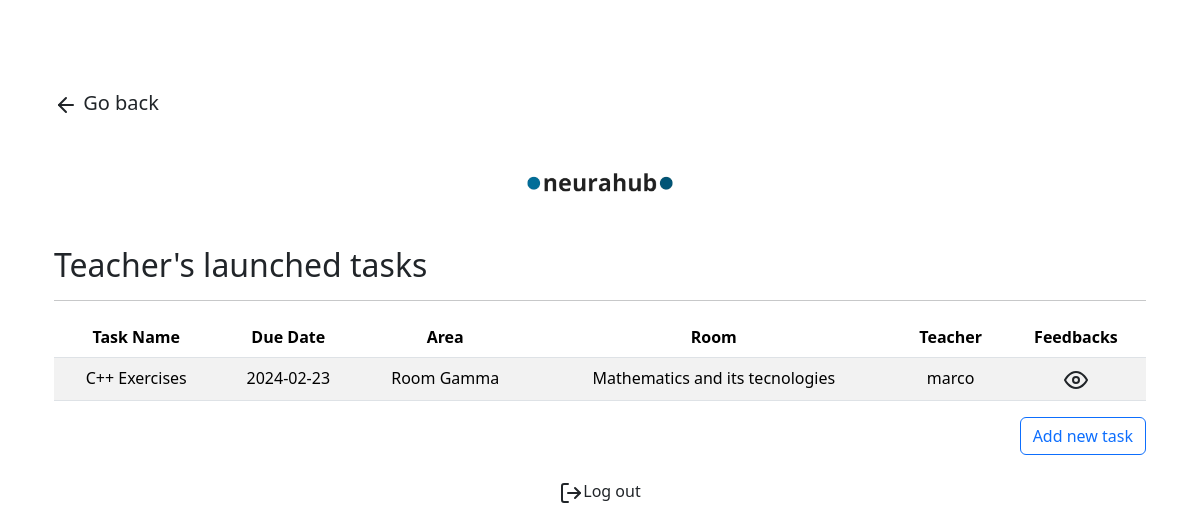
The page /admin-panel (signed in) on the database as committed earlier.
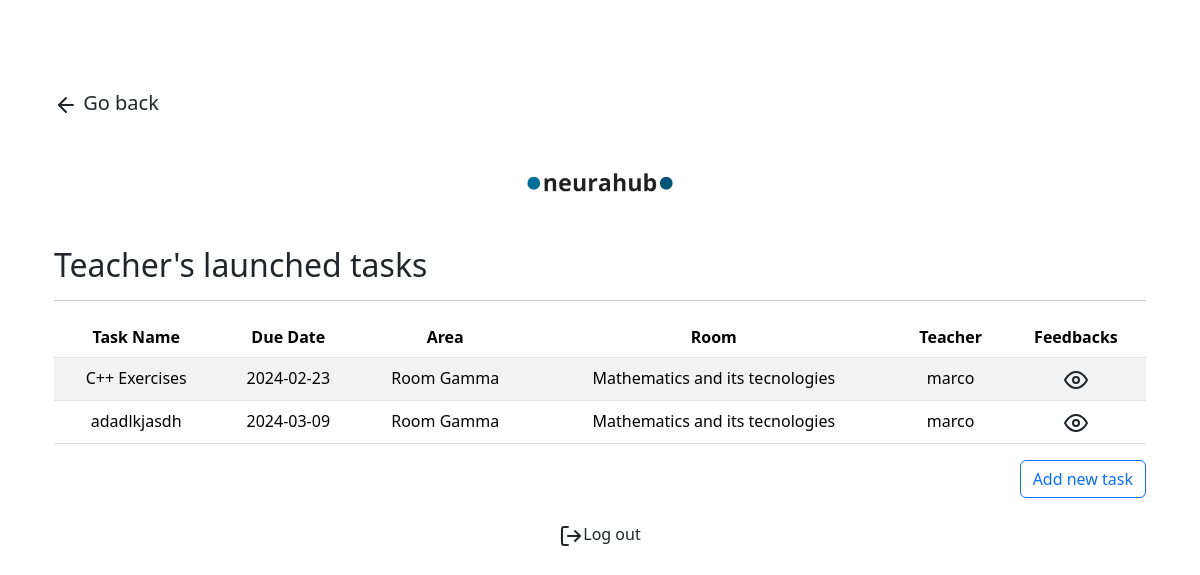
The same page on the database as committed later.
### tables this page shows
CREATE TABLE "tasks" (
    id INTEGER PRIMARY KEY,
    task_name TEXT NOT NULL,
    due_date DATE NOT NULL,
    area_id INTEGER NOT NULL,
    room_id INTEGER NOT NULL, teacher_username TEXT, reviewed INTEGER DEFAULT 0,
    FOREIGN KEY (area_id) REFERENCES areas (id),
    FOREIGN KEY (room_id) REFERENCES rooms (id)
);

CREATE TABLE rooms (
        id INTEGER PRIMARY KEY,
        room_name TEXT NOT NULL
    );

CREATE TABLE teacher_areas (
        id INTEGER PRIMARY KEY,
        area_name TEXT NOT NULL
    );

### src/routes/routes.py (the view)
@blueprint.route('/admin-panel', methods=['GET', 'POST'])
def return_admin_panel():
    return admin_panel_page()

### src/controllers/controllers_methods.py (called while the page is built)
def check_if_admin_logged_in():
    if session.get('logged_in_adm') and session.get('admin_username'):
        return True

### templates/admin_panel.html (shortened to what this page needs)
<!DOCTYPE html>
<html lang="en">
	<head>
		<link rel="stylesheet" type="text/css" href="{{ url_for('static', filename='style/style.css') }}">
		<link href="https://cdn.jsdelivr.net/npm/bootstrap@5.3.2/dist/css/bootstrap.min.css" rel="stylesheet"
>
	</head>
	<body>
		<div class="container mx-auto p-4">
			<div class="mt-3 pt-5">
				<a href="/" class="text-dark text-decoration-none fs-5"><i data-feather="arrow-left"></i> Go back</a>
			</div>
			<div class="d-flex justify-content-center align-items-center">
				<a href="/">
					<img src="{{ url_for('static', filename='img/neurahub_logo_no_bg.png') }}" alt="Logo" height="128" class="d-inline-block align-items-center mx-auto px-5">
				</a>
			</div>
			<h2>Teacher's launched tasks</h2>
			<hr>
			{% if current_tasks %}
			<div class="table-responsive">
				<table class="table table-striped table-hover text-center align-items-center">
					<thead>
						<tr>
							<th scope="col">Task Name</th>
							<th scope="col">Due Date</th>
							<th scope="col">Area</th>
							<th scope="col">Room</th>
							<th scope="col">Teacher</th>
							<th scope="col">Feedbacks</th>
						</tr>
					</thead>
					<tbody>
						{% for task in current_tasks %}
						<tr>
							<td>{{ task['task_name'] }}</td>
							<td>{{ task['due_date'] }}</td>
							<td>{{ task['area_name'] }}</td>
							<td>{{ task['room_name'] }}</td>
							<td>{{ task['responsible_teacher'] }}</td>
							<td>
								<div class="d-flex justify-content-center"H>
									<div class="px-1">
										<a href="{{ url_for('main.return_processed_id_to_feedback', task_id=task['task_id']) }}"
											class="text-dark"><i data-feather="eye"></i></a>
									</div>
								</div>
							</td>
						</tr>
						{% endfor %}
					</tbody>
				</table>
			</div>
			{% else %}
			<div class="text-center">
				<p class="fs-3">No tasks to see today</p>
			</div>
			{% endif %}
			<div class="d-flex justify-content-end">
				<a class="btn btn-outline-primary" role="button" aria-pressed="true" href="/create-task">Add new task</a>
			</div>
		</div>
		<div class="container d-flex justify-content-center">
			<a href="{{ url_for('main.logout_teacher') }}" class="text-dark text-decoration-none"><i data-feather="log-out"></i>Log out</a>
		</div>
	</body>
</html>

Rows that differ between the two databases and show on the page:
added tasks: task_name "adadlkjasdh", due_date "2024-03-09", area_name "Room Gamma", room_name "Mathematics and its tecnologies", responsible_teacher "marco"
